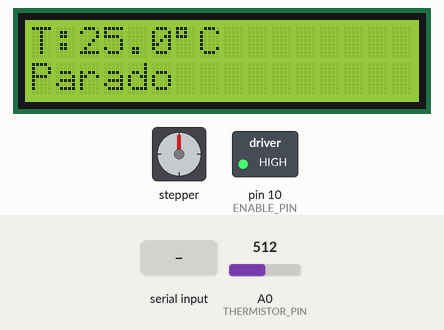
This sketch was run on a simulated Arduino Uno, built with avr-gcc and run on an emulated ATmega328P. Parts: 16×2 character LCD, stepper motor, switched loads named in the sketch (green lamp = pin HIGH). Inputs (shaded band) come from the test bench; at power-on: A0 (THERMISTOR_PIN) = 512. Stepper angles assume 200 steps per turn; what the sketch prints to the serial monitor is not drawn.

Above: at 2.2 s.
2.3 s: "1" received over Serial
At 3.35 s:
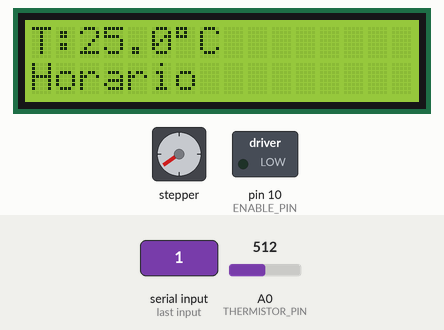
4.7 s: "2" received over Serial
At 6.36 s:
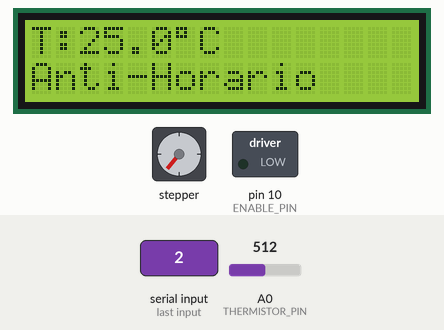
7.4 s: "3" received over Serial
At 8.7 s:
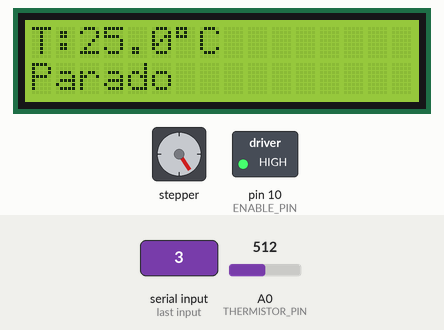
9.0 s: A0 (THERMISTOR_PIN) set to 716
At 11.1 s:
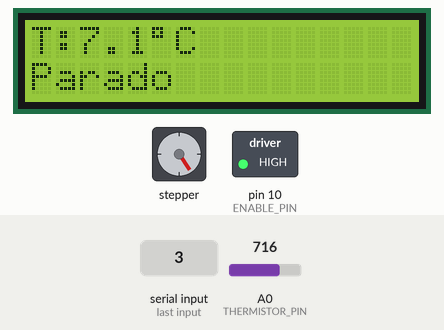
12.0 s: "1" received over Serial
At 12.17 s:
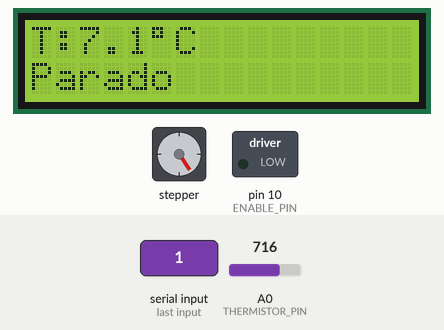
14.4 s: A0 (THERMISTOR_PIN) set to 900
At 16.69 s:
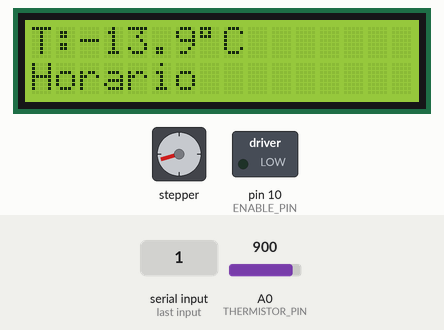
Timing chart, 0 to 18.1 s (numbered marks = the images above; inputs shaded):
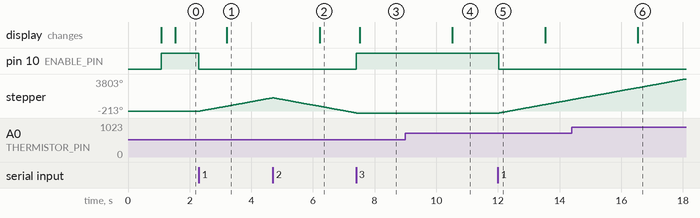

The sketch:

sketch_may24a.ino
```cpp
#include <Wire.h>
#include <LiquidCrystal_I2C.h>
#include <math.h>
#include <AccelStepper.h>

// ================= LCD =================
LiquidCrystal_I2C lcd(0x3F, 16, 2);

// ================= TERMISTOR =================
#define THERMISTOR_PIN A0

#define SERIES_RESISTOR 100000.0
#define NOMINAL_RESISTANCE 100000.0
#define NOMINAL_TEMPERATURE 25.0
#define BETA 3950.0

// ================= MOTOR =================
#define ENABLE_PIN 10

AccelStepper motor1(1, 7, 4);

int velocidade_motor = 400;
char estadoMotor = '3';

// ================= TEMPO =================
unsigned long tempoTemp = 0;
unsigned long tempoLCD = 0;

const unsigned long intervaloTemp = 1000;
const unsigned long intervaloLCD  = 1500;

float temperatura = 0;

// ================= SETUP =================
void setup()
{
    Serial.begin(9600);

    lcd.init();
    lcd.backlight();

    lcd.setCursor(0,0);
    lcd.print("Iniciando...");
    delay(1000);
    lcd.clear();

    pinMode(ENABLE_PIN, OUTPUT);
    digitalWrite(ENABLE_PIN, HIGH);

    motor1.setMaxSpeed(1000);
}

// ================= LOOP =================
void loop()
{
    // MOTOR SEMPRE PRIMEIRO
    motor1.runSpeed();

    // ===== SERIAL =====
    if (Serial.available())
    {
        char comando = Serial.read();

        if (comando != estadoMotor)
        {
            estadoMotor = comando;

            if (comando == '1')
            {
                digitalWrite(ENABLE_PIN, LOW);
                motor1.setSpeed(velocidade_motor);
            }

            else if (comando == '2')
            {
                digitalWrite(ENABLE_PIN, LOW);
                motor1.setSpeed(-velocidade_motor);
            }

            else if (comando == '3')
            {
                motor1.setSpeed(0);
                digitalWrite(ENABLE_PIN, HIGH);
            }
        }
    }

    unsigned long agora = millis();

    // ================= TEMPERATURA =================
    if (agora - tempoTemp >= intervaloTemp)
    {
        tempoTemp = agora;

        int adcValue = analogRead(THERMISTOR_PIN);

        // chama runSpeed DURANTE processamento pesado
        motor1.runSpeed();

        if (adcValue > 0 && adcValue < 1023)
        {
            float resistance =
                SERIES_RESISTOR / ((1023.0 / adcValue) - 1.0);

            motor1.runSpeed();

            float steinhart = resistance / NOMINAL_RESISTANCE;

            motor1.runSpeed();

            steinhart = log(steinhart);

            motor1.runSpeed();

            steinhart /= BETA;
            steinhart += 1.0 / (NOMINAL_TEMPERATURE + 273.15);
            steinhart = 1.0 / steinhart;
            steinhart -= 273.15;

            temperatura = steinhart;

            Serial.print("Temp: ");
            Serial.println(temperatura);
        }
    }

    // ================= LCD =================
    if (agora - tempoLCD >= intervaloLCD)
    {
        tempoLCD = agora;

        // atualiza uma linha por vez
        lcd.setCursor(0, 0);
        lcd.print("T:");
        lcd.print(temperatura, 1);
        lcd.print((char)223);
        lcd.print("C   ");

        motor1.runSpeed();

        lcd.setCursor(0, 1);

        if (estadoMotor == '1')
            lcd.print("Horario       ");

        else if (estadoMotor == '2')
            lcd.print("Anti-Horario  ");

        else
            lcd.print("Parado        ");
    }
}
```

Measured:
- after the input at 2.3 s, pin 10 (ENABLE_PIN): HIGH → LOW at once; stepper: keeps turning clockwise at about 664°/s, starting at once; the display: changes after 0.91 s (image 1)
- after the input at 4.7 s, the display: changes after 1.5 s (image 2)
- after the input at 7.4 s, pin 10 (ENABLE_PIN): LOW → HIGH at once; the display: changes after 0.12 s (image 3)
- after the input at 9.0 s, the display: changes after 1.5 s (image 4)
- after the input at 12.0 s, pin 10 (ENABLE_PIN): HIGH → LOW at once; stepper: keeps turning clockwise at about 670°/s, starting at once
- after the input at 14.4 s, the display: changes after 2.1 s (image 6)
